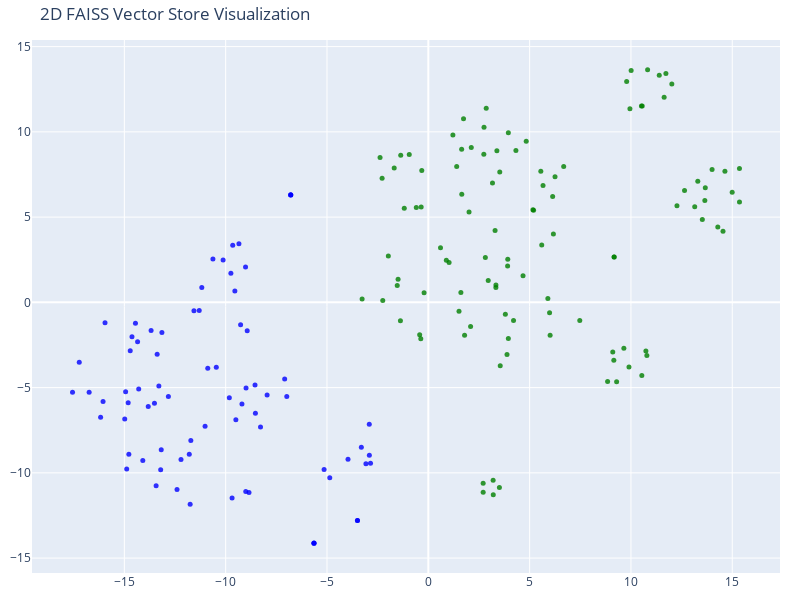

The notebook cell this image was saved under:
### Code cell
# We humans find it easier to visalize things in 2D!
# Reduce the dimensionality of the vectors to 2D using t-SNE
# (t-distributed stochastic neighbor embedding)

tsne = TSNE(n_components=2, random_state=42)
reduced_vectors = tsne.fit_transform(vectors)

# Create the 2D scatter plot
fig = go.Figure(data=[go.Scatter(
    x=reduced_vectors[:, 0],
    y=reduced_vectors[:, 1],
    mode='markers',
    marker=dict(size=5, color=colors, opacity=0.8),
    text=[f"Type: {t}<br>Text: {d[:100]}..." for t, d in zip(doc_types, documents)],
    hoverinfo='text'
)])

fig.update_layout(
    title='2D FAISS Vector Store Visualization',
    scene=dict(xaxis_title='x',yaxis_title='y'),
    width=800,
    height=600,
    margin=dict(r=20, b=10, l=10, t=40)
)

fig.show()

### Figure 1 — Plotly figure (JSON) as saved in the notebook; plotly's stock layout.template omitted (floating-point values rounded to 4 significant figures; data arrays with more than 128 entries replaced by an {"elided": "..."} marker saying what was removed)
{"data": [{"hoverinfo": "text", "marker": {"color": {"elided": "183 str values"}, "opacity": 0.8, "size": 5}, "mode": "markers", "text": {"elided": "183 str values"}, "type": "scatter", "x": {"elided": "183 float values"}, "y": {"elided": "183 float values"}}], "layout": {"height": 600, "margin": {"b": 10, "l": 10, "r": 20, "t": 40}, "scene": {"xaxis": {"title": {"text": "x"}}, "yaxis": {"title": {"text": "y"}}}, "title": {"text": "2D FAISS Vector Store Visualization"}, "width": 800}}
